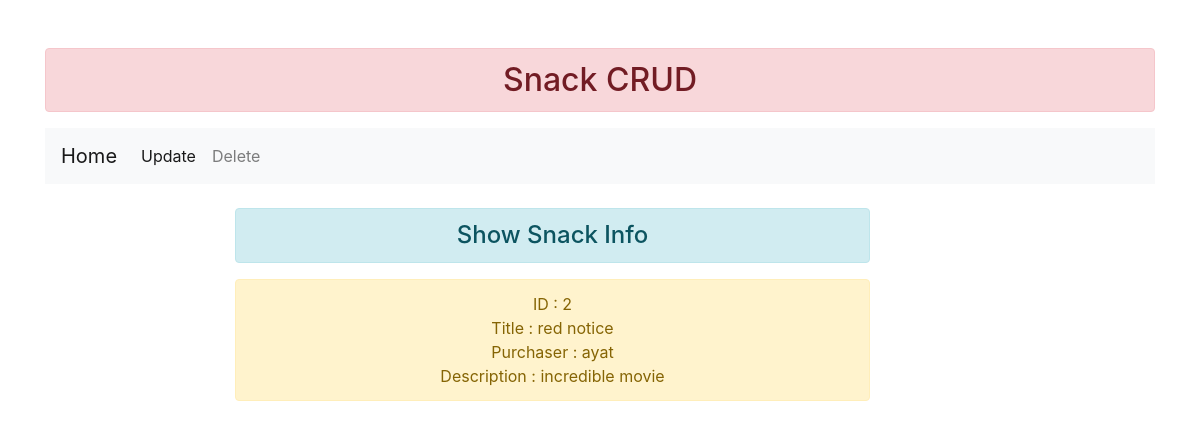
The app's page /2/, older data.
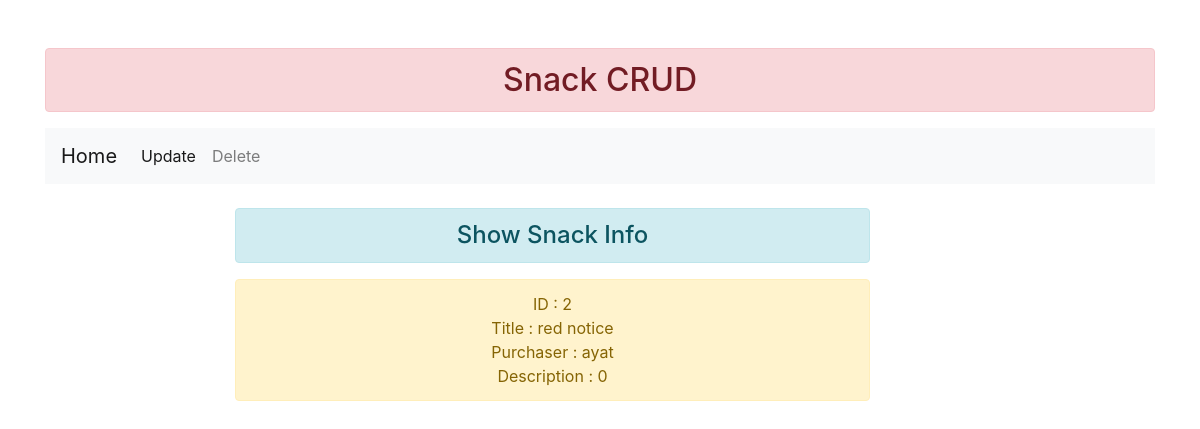
The same page, newer data.
### snacks/models.py (models this page shows, shortened)
class Snack (models.Model):
    title = models.CharField(max_length=64)
    purchaser = models.ForeignKey(get_user_model(), on_delete=models.CASCADE)
    description = models.TextField()

### snacks/views.py (the view)
# urls.py: path('<int:pk>/' , SnackDetailView.as_view(), name= 'snack_detail'),
class SnackDetailView(DetailView):
    template_name = 'snack-detail.html'
    model=Snack

### templates/snack-detail.html (shortened to what this page needs)
{% extends 'base.html' %}
{% block content %}
<nav class="navbar navbar-expand-lg navbar-light bg-light">
    <a class="navbar-brand" href="{% url 'snack_list' %}">Home</a>
      <div class="collapse navbar-collapse" id="navbarNavDropdown">
        <ul class="navbar-nav">
          <li class="nav-item active">
            <a class="nav-link" href="{% url 'snack_update' pk=snack.pk %}">Update</a>
          </li>
          <li class="nav-item">
            <a class="nav-link" href="{% url 'snack-delete' pk=snack.pk %}">Delete</a>
          </li>
</nav>
<br>
<div class="row">
    <div class="col-sm-7 offset-2">
        <h4 class="text-center alert alert-info"> Show Snack Info</h4>
        <p class="text-center alert alert-warning"> ID : {{snack.pk}}
            <br>
             Title : {{ snack.title }}
            <br>
            Purchaser : {{snack.purchaser}}
            <br>
            Description : {{snack.description}}
        </p>
    </div>
</div>
{% endblock content %}

Row changes from the older to the newer data that the page shows:
changed Snack "red notice": description "incredible movie" → "0"
